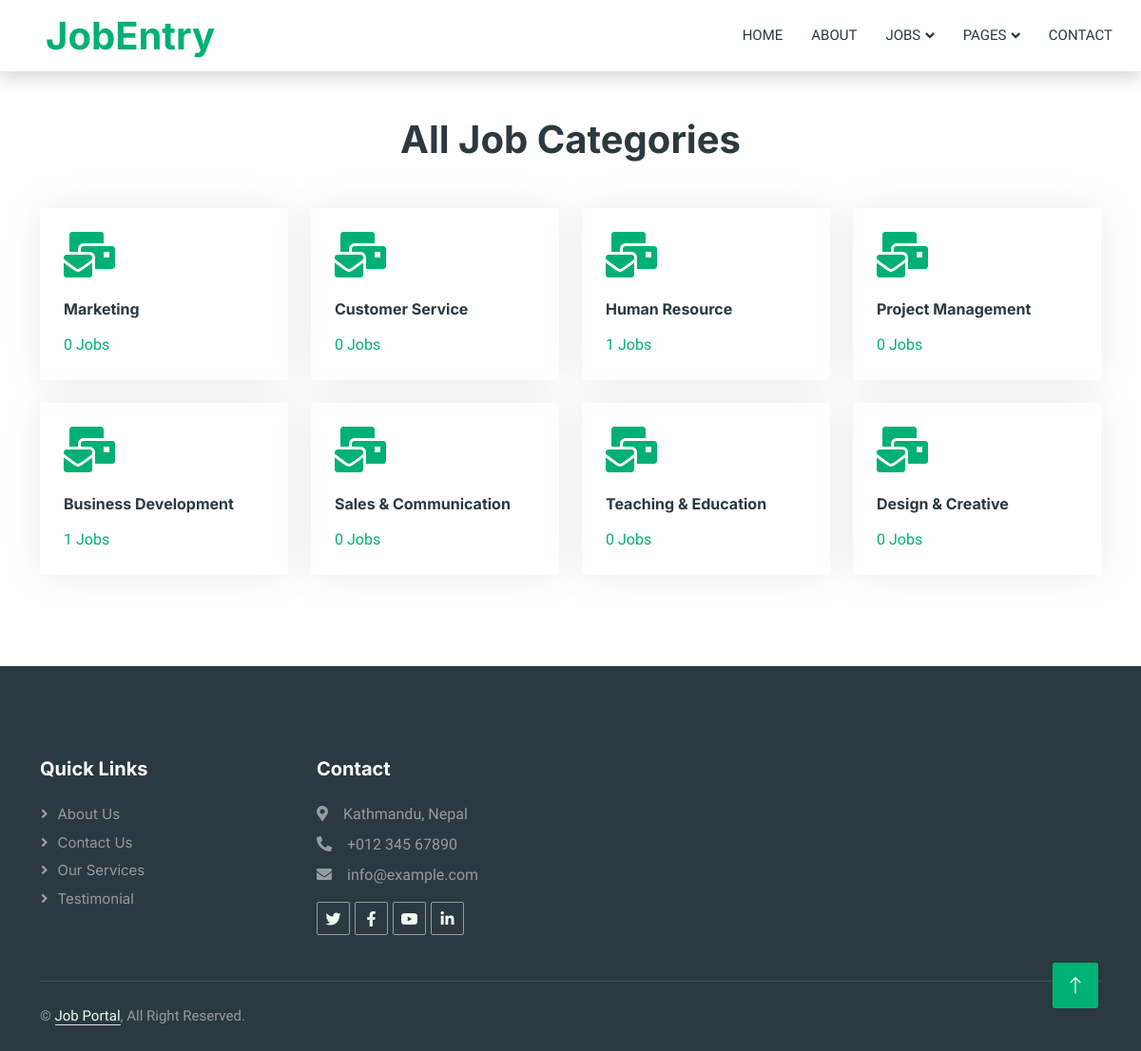
Before: /job-category/ with the older database file.
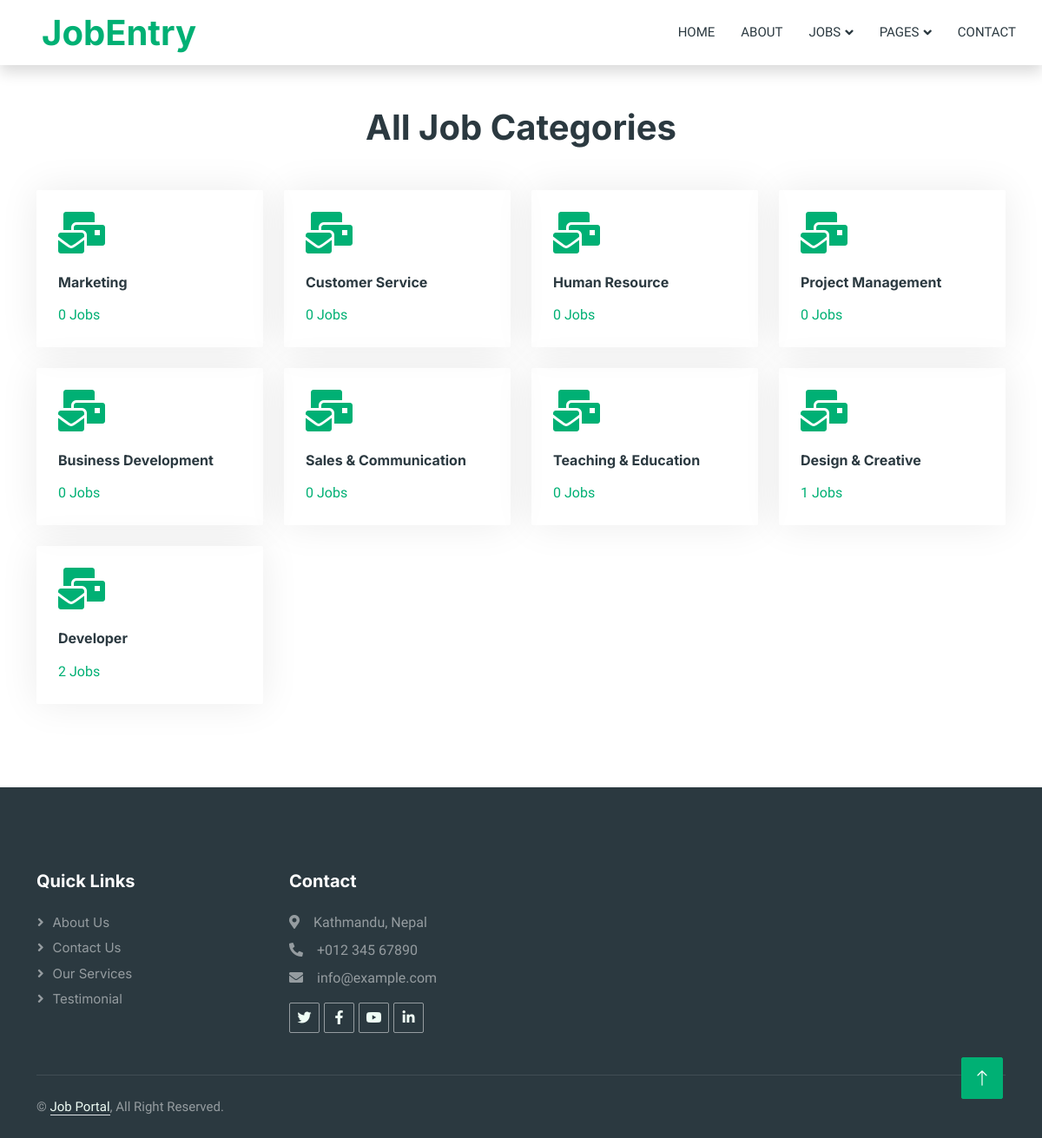
After: the same page with the newer database file.
### jobportal/models.py (models this page shows, shortened)
class TimeStamp(models.Model):
    created_at=models.DateTimeField(auto_now_add=True)
    updated_at=models.DateTimeField(auto_now=True)
    class Meta:
        abstract=True

class Category(TimeStamp):
    name=models.CharField(max_length=100,unique=True)
    class Meta:
        ordering=["name"]
        verbose_name="category"
        verbose_name_plural="Categories"

### jobportal/views.py (the view)
# urls.py: path("job-category/",views.JobCategoryView.as_view(),name='category'),
class JobCategoryView(ListView):
    model=Category
    template_name="jobportal/category/category.html"
    context_object_name="categories"
    def get_queryset(self):
        return Category.objects.annotate(total_jobs=Count("jobpost"))

### templates/jobportal/category/category.html
{% extends "jobportal/base.html" %}
{% load static %}
{% block content %}
        <div class="container-xxl py-5">
            <div class="container">
                <h1 class="text-center mb-5 wow fadeInUp" data-wow-delay="0.1s">All Job Categories</h1>
                <div class="row g-4">
                    {% for lists in categories %}
                    <div class="col-lg-3 col-sm-6 wow fadeInUp" data-wow-delay="0.1s">
                        <a href="{% url 'category_jobs' lists.pk %}" class="cat-item rounded p-4 h-100 text-decoration-none">
                            <i class="fa fa-3x fa-mail-bulk text-primary mb-4"></i>
                            <h6 class="mb-3">{{lists.name}}</h6>
                            <p class="mb-0">{{lists.total_jobs}} Jobs</p>
                        </a>
                    </div>
                {% endfor %}
                </div>
            </div>
        </div>
{% endblock %}

Changed rows visible on the page:
computed for Category "Human Resource": total_jobs "1" → "0"
computed for Category "Business Development": total_jobs "1" → "0"
computed for Category "Design & Creative": total_jobs "0" → "1"
added Category: name "Developer", total_jobs "2"
